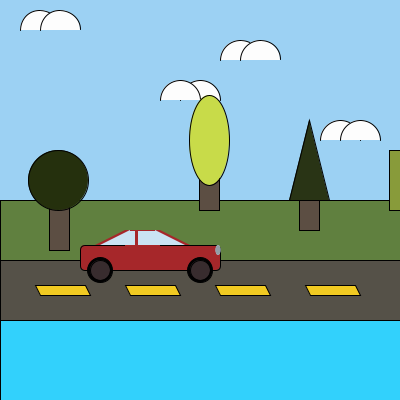
Frame 1 (no input)
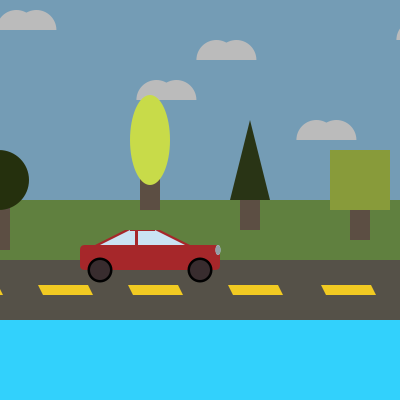
Frame 60 (the mouse pressed at the canvas centre just before this capture)
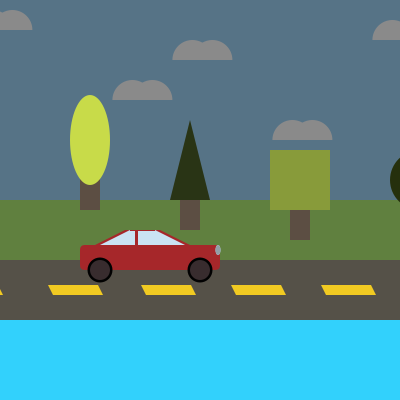
Frame 120 (the mouse held since frame 60 and released just before this capture)

The Processing sketch that drew these frames (run headless with seeded random() and noise(); from frame 60 on, the mouse is pressed at the canvas centre):

// Processing sketch: lights_on
// ── lights_on.pde
import java.util.concurrent.ThreadLocalRandom;
float speedOfDash = 3;
float speedOfTrees = 1;
float speedOfStars = 0.2;
float speedOfClouds = 0.4;
float minusOne = 500;

float timer = 1;
float timer2 = 1;
float timer3 = 1222;
//float timer4 = 1222;

float dash1 = 40;
float dash1q = 35;
float dash1w = 85;
float dash1e = 90;

float dash2 = 130;
float dash2q = 125;
float dash2w = 175;
float dash2e = 180;

float dash3 = 220;
float dash3q = 215;
float dash3w = 265;
float dash3e = 270;

float dash4 = 310;
float dash4q = 305;
float dash4w = 355;
float dash4e = 360;

float dash5 = 410;
float dash5q = 405;
float dash5w = 455;
float dash5e = 460;

float a = 157;
float b = 211;
float c = 245;
float d = 255;

float treeLog1 = 300;
float tree1q = 290;
float tree1w = 310;
float tree1e = 330;

float treeLog2 = 50;
float tree2 = 59;

float treeLog3 = 200;
float tree3 = 210;

float treeLog4 = 410;
float tree4 = 390;

float white = 1;
float white2 = 255;

float star1 = 123;
float star2 = 321;
float star3 = 232;
float star4 = 353;
float star5 = 21;
float star6 = 167;
float star7 = 297;
float star8 = 430;
float star9 = 452;
float star10 = 470;
float star11 = 512;
float star12 = 378;
float star13 = 312;
float star14 = 296;

float cloud1 = 200;
float cloud2 = 180;
float cloud3 = 240;
float cloud4 = 260;
float cloud5 = 340;
float cloud6 = 360;
float cloud7 = 40;
float cloud8 = 60;
float cloud9 = 440;
float cloud10 = 460;
float cloud11 = 550;
float cloud12 = 570;
float cloud13 = 680;
float cloud14 = 700;
float cloud15 = 750;
float cloud16 = 770;


void setup() {
  size(400,400);
}

void draw() {
  

minusOne -= 1;
timer3 -= 1;
//timer4 -= 1;

//System.out.println("the timer4 is: " + timer4);
if (minusOne < 0) {
  background(0);
 timer = timer*1.001;
   //stars
white = white*1.05;
 fill(white,white,white);
 circle(star1, 83, 3);
 circle(star2, 152, 4);
 circle(star3,112,5);
 circle(star4, 21, 6);
 circle(star5, 175, 7);
 circle(star6,54,3);
 circle(star7,87,4);
 circle(star8, 11, 5);
 circle(star9,179,6);
 circle(star10,59,7);
 circle(star11,92,3); 
 circle(star12,56,4);
 circle(star13,164,5);
 circle(star14,30,6);  
 
 star1 -= speedOfStars;
 star2 -= speedOfStars;
 star3 -= speedOfStars; 
 star4 -= speedOfStars;
 star5 -= speedOfStars;
 star6 -= speedOfStars; 
 star7 -= speedOfStars;
 star8 -= speedOfStars;
 star9 -= speedOfStars; 
 star10 -= speedOfStars;
 star11 -= speedOfStars;
 star12 -= speedOfStars; 
 star13 -= speedOfStars;
 star14 -= speedOfStars;
 
System.out.println("this is timer3 " +timer3);

if (timer3 < 0) {
  white = 255;
  timer3 = 99999999;
}

//if (timer4 < 0) {
//cloud1 = 200+150;
//cloud2 = 180+150;
//cloud3 = 240+150;
//cloud4 = 260+150;
//cloud5 = 340+150;
//cloud6 = 360+150;
//cloud7 = 40+150;
//cloud8 = 60+150;
//cloud9 = 440+150;
//cloud10 = 460+150;
//cloud11 = 550+150;
//cloud12 = 570+150;
//cloud13 = 680+150;
//cloud14 = 700+150;
//cloud15 = 790+150;
//cloud16 = 810+150;
//timer4 = 9999999;
//}

if(cloud8 < -10) {
  cloud8 = 820;
  cloud7 = 800;
}
if(cloud1 < -10) {
  cloud1 = 870;
  cloud2 = 850;
}
if(cloud4 < -10) {
  cloud4 = 920;
  cloud3 = 900;
}
if(cloud6 < -10) {
  cloud6 = 970;
  cloud5 = 950;
}
if(cloud10 < -10) {
  cloud10 = 1020;
  cloud9 = 1000;
}
if(cloud12 < -10) {
  cloud12 = 1070;
  cloud11 = 1050;
}
if(cloud14 < -10) {
  cloud14 = 1120;
  cloud13 = 1100;
}
if(cloud16 < -10) {
  cloud16 = 1170;
  cloud15 = 1150;
}



 //System.out.println(minusOne);
 System.out.println(timer);
if(timer > 2) {
  System.out.println(d);
  if(d < 255) {
  a = a*1.005;
  b = b*1.005;
  c = c*1.005;
  d = d*1.005; 
  //System.out.println("got here");
  background(a,b,c,d);
System.out.println("white: " + white);
 white = white*0.94;
 fill(white,white,white);
 circle(star1, 83, 3);
 circle(star2, 152, 4);
 circle(star3,112,5);
 circle(star4, 21, 6);
 circle(star5, 175, 7);
 circle(star6,54,3);
 circle(star7,87,4);
 circle(star8, 11, 5);
 circle(star9,179,6);
 circle(star10,59,7);
 circle(star11,92,3); 
 circle(star12,56,4);
 circle(star13,164,5);
 circle(star14,30,6);  
 
 star1 -= speedOfStars;
 star2 -= speedOfStars;
 star3 -= speedOfStars; 
 star4 -= speedOfStars;
 star5 -= speedOfStars;
 star6 -= speedOfStars; 
 star7 -= speedOfStars;
 star8 -= speedOfStars;
 star9 -= speedOfStars; 
 star10 -= speedOfStars;
 star11 -= speedOfStars;
 star12 -= speedOfStars; 
 star13 -= speedOfStars;
 star14 -= speedOfStars;
 

 if (white < 40) {
 background(a,b,c,d);
 }
 
  white2 = white2*1.005;
fill(white2,white2,white2);
arc(cloud1, 100, 40, 40, PI, TWO_PI);
arc(cloud2, 100, 40, 40, PI, TWO_PI);
arc(cloud3, 60, 40, 40, PI, TWO_PI);
arc(cloud4, 60, 40, 40, PI, TWO_PI);
arc(cloud5, 140, 40, 40, PI, TWO_PI);
arc(cloud6, 140, 40, 40, PI, TWO_PI);
arc(cloud7, 30, 40, 40, PI, TWO_PI);
arc(cloud8, 30, 40, 40, PI, TWO_PI);
arc(cloud9, 40, 40,40,PI,TWO_PI);
arc(cloud10, 40, 40,40,PI,TWO_PI);
arc(cloud11, 110, 40, 40, PI, TWO_PI);
arc(cloud12, 110, 40, 40, PI, TWO_PI);
arc(cloud13, 150, 40,40,PI,TWO_PI);
arc(cloud14, 150, 40,40,PI,TWO_PI);
arc(cloud15, 60, 40,40,PI,TWO_PI);
arc(cloud16, 60, 40,40,PI,TWO_PI);

cloud1 -= speedOfClouds;
cloud2 -= speedOfClouds;
cloud3 -= speedOfClouds;
cloud4 -= speedOfClouds;
cloud5 -= speedOfClouds;
cloud6 -= speedOfClouds;
cloud7 -= speedOfClouds;
cloud8 -= speedOfClouds;
cloud9 -= speedOfClouds;
cloud10 -= speedOfClouds;
cloud11 -= speedOfClouds;
cloud12 -= speedOfClouds;
cloud13 -= speedOfClouds;
cloud14 -= speedOfClouds;
cloud15 -= speedOfClouds;
cloud16 -= speedOfClouds;

System.out.println("white2 is: " + white2);
 

 } else {
    a = 157;
    b = 211;
    c = 245;
    d = 255;
  background(a,b,c,d);
  
white2 = white2*1.005;
fill(white2,white2,white2);
arc(cloud1, 100, 40, 40, PI, TWO_PI);
arc(cloud2, 100, 40, 40, PI, TWO_PI);
arc(cloud3, 60, 40, 40, PI, TWO_PI);
arc(cloud4, 60, 40, 40, PI, TWO_PI);
arc(cloud5, 140, 40, 40, PI, TWO_PI);
arc(cloud6, 140, 40, 40, PI, TWO_PI);
arc(cloud7, 30, 40, 40, PI, TWO_PI);
arc(cloud8, 30, 40, 40, PI, TWO_PI);
arc(cloud9, 40, 40,40,PI,TWO_PI);
arc(cloud10, 40, 40,40,PI,TWO_PI);
arc(cloud11, 110, 40, 40, PI, TWO_PI);
arc(cloud12, 110, 40, 40, PI, TWO_PI);
arc(cloud13, 150, 40,40,PI,TWO_PI);
arc(cloud14, 150, 40,40,PI,TWO_PI);
arc(cloud15, 60, 40,40,PI,TWO_PI);
arc(cloud16, 60, 40,40,PI,TWO_PI);

cloud1 -= speedOfClouds;
cloud2 -= speedOfClouds;
cloud3 -= speedOfClouds;
cloud4 -= speedOfClouds;
cloud5 -= speedOfClouds;
cloud6 -= speedOfClouds;
cloud7 -= speedOfClouds;
cloud8 -= speedOfClouds;
cloud9 -= speedOfClouds;
cloud10 -= speedOfClouds;
cloud11 -= speedOfClouds;
cloud12 -= speedOfClouds;
cloud13 -= speedOfClouds;
cloud14 -= speedOfClouds;
cloud15 -= speedOfClouds;
cloud16 -= speedOfClouds;

System.out.println("white2 is: " + white2);
  
  
  
  System.out.println(timer2);
  timer2 = timer2*1.001;
  if(timer2 > 2) {
    timer = 1;
    timer2 = 1;
    minusOne = 500;
    a = 157;
    b = 211;
    c = 245;
    d = 255;
    white = 1;
    star1 = 123;
    star2 = 321;
    star3 = 232;
    star4 = 353;
    star5 = 21;
    star6 = 167;
    star7 = 297;
    star8 = 430;
    star9 = 452;
    star10 = 470;
    star11 = 512;
    star12 = 378;
    star13 = 312;
    star14 = 296;
    timer3 = 1222;
    //timer4 = 1222;
    white2 = 255;
  }
 }

}

} else {
  
  a = a*0.995;
  b = b*0.995;
  c = c*0.995;
  d = d*0.995;
  background(a,b,c,d);
  
white2 = white2*0.9949;
fill(white2,white2,white2);
arc(cloud1, 100, 40, 40, PI, TWO_PI);
arc(cloud2, 100, 40, 40, PI, TWO_PI);
arc(cloud3, 60, 40, 40, PI, TWO_PI);
arc(cloud4, 60, 40, 40, PI, TWO_PI);
arc(cloud5, 140, 40, 40, PI, TWO_PI);
arc(cloud6, 140, 40, 40, PI, TWO_PI);
arc(cloud7, 30, 40, 40, PI, TWO_PI);
arc(cloud8, 30, 40, 40, PI, TWO_PI);
arc(cloud9, 40, 40,40,PI,TWO_PI);
arc(cloud10, 40, 40,40,PI,TWO_PI);
arc(cloud11, 110, 40, 40, PI, TWO_PI);
arc(cloud12, 110, 40, 40, PI, TWO_PI);
arc(cloud13, 150, 40,40,PI,TWO_PI);
arc(cloud14, 150, 40,40,PI,TWO_PI);
arc(cloud15, 60, 40,40,PI,TWO_PI);
arc(cloud16, 60, 40,40,PI,TWO_PI);

cloud1 -= speedOfClouds;
cloud2 -= speedOfClouds;
cloud3 -= speedOfClouds;
cloud4 -= speedOfClouds;
cloud5 -= speedOfClouds;
cloud6 -= speedOfClouds;
cloud7 -= speedOfClouds;
cloud8 -= speedOfClouds;
cloud9 -= speedOfClouds;
cloud10 -= speedOfClouds;
cloud11 -= speedOfClouds;
cloud12 -= speedOfClouds;
cloud13 -= speedOfClouds;
cloud14 -= speedOfClouds;
cloud15 -= speedOfClouds;
cloud16 -= speedOfClouds;

System.out.println("white2 is: " + white2);
  
  
}
  //grass
  fill(96,128,63,255);
  rect(0,200,400,60);
  
  //street
  fill(85,81,72,255);
  rect(0,260,400,60);
  fill(241,202,34);
  quad(dash1, 295, dash1q, 285, dash1w, 285, dash1e, 295);
  quad(dash2, 295, dash2q, 285, dash2w, 285, dash2e, 295);
  quad(dash3, 295, dash3q, 285, dash3w, 285, dash3e, 295);
  quad(dash4, 295, dash4q, 285, dash4w, 285, dash4e, 295);
  quad(dash5, 295, dash5q, 285, dash5w, 285, dash5e, 295);
  
dash1 -= speedOfDash;
dash1q -= speedOfDash;
dash1w -= speedOfDash;
dash1e -= speedOfDash;

dash2 -= speedOfDash;
dash2q -= speedOfDash;
dash2w -= speedOfDash;
dash2e -= speedOfDash;

dash3 -= speedOfDash;
dash3q -= speedOfDash;
dash3w -= speedOfDash;
dash3e -= speedOfDash;

dash4 -= speedOfDash;
dash4q -= speedOfDash;
dash4w -= speedOfDash;
dash4e -= speedOfDash;

dash5 -= speedOfDash;
dash5q -= speedOfDash;
dash5w -= speedOfDash;
dash5e -= speedOfDash;


treeLog1 -= speedOfTrees;
tree1q -= speedOfTrees;
tree1w -= speedOfTrees;
tree1e -= speedOfTrees;

treeLog2 -= speedOfTrees;
tree2 -= speedOfTrees;

treeLog3 -= speedOfTrees;
tree3 -= speedOfTrees;

treeLog4 -= speedOfTrees;
tree4 -= speedOfTrees;

if (dash1e < 0) {
dash1 = 410;
dash1q = 405;
dash1w = 455;
dash1e = 460;
  }

if (dash2e < 0) {
dash2 = 410;
dash2q = 405;
dash2w = 455;
dash2e = 460;
  }

if (dash3e < 0) {
dash3 = 410;
dash3q = 405;
dash3w = 455;
dash3e = 460;
  }

if (dash4e < 0) {
dash4 = 410;
dash4q = 405;
dash4w = 455;
dash4e = 460;
  }
  
if (dash5e < 0) {
dash5 = 410;
dash5q = 405;
dash5w = 455;
dash5e = 460;
  }  
  

if (treeLog1 < -30) {
  treeLog1 = 450;
  tree1q = 439;
  tree1w = 459;
  tree1e = 479;
}

if(treeLog2 < -30) {
  treeLog2 = 450;
  tree2 = 459;
}

if(treeLog3 < -30) {
  treeLog3 = 450;
  tree3 = 459;
}

if(treeLog4 < -30) {
  treeLog4 = 450;
  tree4 = 429;
}



//water
fill(50, 209, 252);
rect(0,320,400,90);




//triangle tree
fill(92,78,67,255);
rect(treeLog1,170,20,60);
fill(41,52,21,255);
triangle(tree1q, 200, tree1w, 120, tree1e, 200);
//circle tree
fill(92,78,67,255);
rect(treeLog2,190,20,60);
fill(37,48,13,255);
circle(tree2, 180, 60);
//oval circle
fill(92,78,67,255);
rect(treeLog3,150,20,60);
fill(200,219,73,255);
ellipse(tree3, 140, 40, 90);
//square tree
fill(92,78,67,255);
rect(treeLog4,180,20,60);
fill(136,155,58,255);
rect(tree4, 150, 60, 60);

car1();

}




void car1() {
//body
fill(166,39,42);
rect(80,245,140,25,5);
//wheels
fill(1);
arc(100, 270, 25, 25, PI, PI+TWO_PI);
fill(56,44,46,255);
arc(100, 270, 20, 20, PI, PI+TWO_PI);
fill(1);
arc(200, 270, 25, 25, PI, PI+TWO_PI);
fill(56,44,46,255);
arc(200, 270, 20, 20, PI, PI+TWO_PI);
//roof
fill(166,39,42);
noStroke();
triangle(95, 245, 125, 230, 125, 245);
triangle(160 ,245, 160, 230, 190, 245);
rect(125,230,35,15);
rect(125,245,35,25);
fill(202,227,243,255);
triangle(100, 245, 130, 230, 130, 245);
triangle(155 ,245, 155, 230, 185, 245);
rect(138,231,17,14);
rect(130,231,5,14);
ellipse(218,250,5,10);
if(d < 70) {
  fill(217,182,117,255);
  ellipse(218,250,5,10);
  rect(223,249, 5, 2);
  translate(222,244);
  rotate(TWO_PI - PI*3/18);
  rect(0,0, 5, 2);
  rotate(PI*6/18);
  rect(6,8, 5, 2);
}else {
  fill(146,158,167);
  ellipse(218,250,5,10);
}
}
